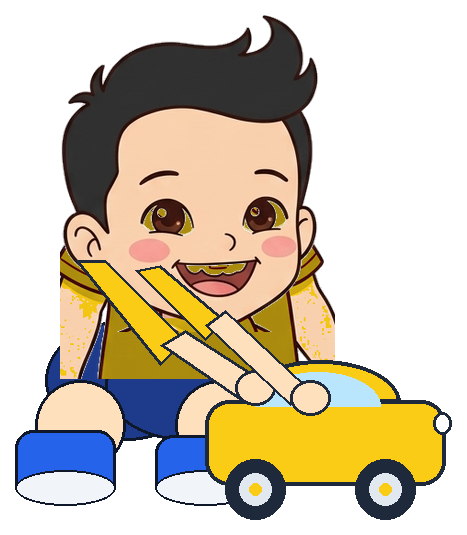
#> input picture test_crouched_levi.png, 467 x 535 px
$ python -i build_family_release_v3.py   (imports and definitions only)
#> lines starting #> are read from the running program, lines starting #| are printed output that depends on the picture
"""Reproducible build of the family-expansion release v3.

Reads the approved batch state at
``design/2026-10-01-family-expansion/family-batch-54.json`` (relative to the
workspace root, which is the Clawpilot folder that contains the repository),
normalises each downloaded candidate PNG (alpha<=2 to 0, alpha>=250 to 255,
crop to alpha bbox, add eight transparent pixels on every side, no RGB or
geometric change), writes 53 primary runtime PNGs under ``assets/sprites/`` and
seven byte-identical ``_standing.png`` anchor aliases for the standalone
reference identities, and emits ``config/family_release_v3.json`` as the
provenance manifest.

The job ``paternal_grandpa_seated_storytelling_r01`` (state
``submission_uncertain``) is explicitly excluded. Original candidate files are
not modified. The script is idempotent: re-running produces identical bytes.
"""

from __future__ import annotations

import hashlib
import io
import json
from dataclasses import dataclass
from pathlib import Path
from typing import Dict, List, Optional, Tuple

from PIL import Image

REPO = Path(__file__).resolve().parents[1]
WORKSPACE = REPO.parent
BATCH_PATH = WORKSPACE / "design" / "2026-10-01-family-expansion" / "family-batch-54.json"
MANIFEST_PATH = REPO / "config" / "family_release_v3.json"
SPRITES_DIR = REPO / "assets" / "sprites"

# Config character id used as the runtime filename / id for each batch character id.
# Keeps compatibility with ``config/characters.json`` and avoids inventing new IDs
# that would silently drift from the project character catalog.
RUNTIME_ID_FOR_BATCH_ID: Dict[str, str] = {
    "paternal_grandpa": "paternal_grandpa",
    "paternal_grandma": "paternal_grandma",
    "maternal_grandpa": "maternal_grandpa",
    "maternal_grandma": "maternal_grandma",
    "auntie": "aunt_sister",
    "cousin_ryan": "cousin_ryan",
    "cousin_ben": "cousin_younger",
    # Twin kids appear only as contact participants (not as standalone jobs).
    "levi": "levi",
    "luca": "luca",
    # Already-existing adults participate in contacts.
    "mom": "mom",
    "dad": "dad",
}

# Scale class per runtime id. Drives render_service base-height selection
# and prevents misclassifying new adult-coded relatives as toddlers.
SCALE_CLASS: Dict[str, str] = {
    "mom": "adult",
    "dad": "adult",
    "paternal_grandpa": "adult",
    "paternal_grandma": "adult",
    "maternal_grandpa": "adult",
    "maternal_grandma": "adult",
    "aunt_sister": "adult",
    "cousin_ryan": "older_child",
    "cousin_younger": "toddler",
    "levi": "toddler",
    "luca": "toddler",
}

# Human-readable pose labels for new poses used in the characters router and
# the asset portal. Existing labels in app/routers/characters.py stay authoritative;
# this dict only covers the new vocabulary introduced by this release.
POSE_LABELS: Dict[str, str] = {
    "standing": "🧍 Standing Reference",
    "waving": "👋 Waving Hello",
    "seated_storytelling": "📖 Seated Storytelling",
    "offering_food_or_gift": "🎁 Offering Food / Gift",
    "crouching_to_talk": "🧎 Crouching to Talk",
    "playing_helping": "🧸 Playing & Helping",
    "showing_toy": "🎲 Showing a Toy",
    "passing_toy": "🤝 Passing a Toy",
    "sitting_playing": "🧘 Sitting & Playing",
    "listening_crouched": "🧎 Listening (Crouched)",
    "reading_book": "📚 Reading a Book",
    "offering_object": "🤲 Offering an Object",
    "open_handed_explaining": "🗣️ Open-Handed Explaining",
    "comforting_open_arms": "🤗 Comforting Open Arms",
    "walking": "🚶 Walking",
    "hug": "🤗 Shared Hug",
    "handholding": "🤝 Holding Hands",
    "carrying_child": "👶 Carrying Child",
}

ACTION_LABELS: Dict[str, str] = {
    "hug": "Hug",
    "handholding": "Hand-holding",
    "carrying_child": "Adult Carrying Child",
}


@dataclass
class NormalizationResult:
    runtime_path: str
    sha256: str
    size: Tuple[int, int]
    processing: Dict[str, object]


def _sha256(path: Path) -> str:
    return hashlib.sha256(path.read_bytes()).hexdigest()


def _normalize_png(source: Path, destination: Path) -> NormalizationResult:
    """Apply the sprite-release alpha normalization and padding convention.

    Mirrors the artwork_release_v1 production processing:
    alpha<=2 -> 0, alpha>=250 -> 255, no RGB changes, crop to alpha bbox,
    then add eight fully transparent pixels on every side.
    """
#> called with source = '../test_crouched_levi.png', destination = 'out.png'
    with Image.open(source) as image:
#> image is the input picture: PIL image 467x535 RGBA; mean R, G, B, A 87.4, 76.7, 56.1, 135
        if image.mode != "RGBA":
            image = image.convert("RGBA")
        else:
            # Force a fresh copy so getdata/putdata operate on an unlocked image.
            image = image.copy()

        alpha = image.getchannel("A")
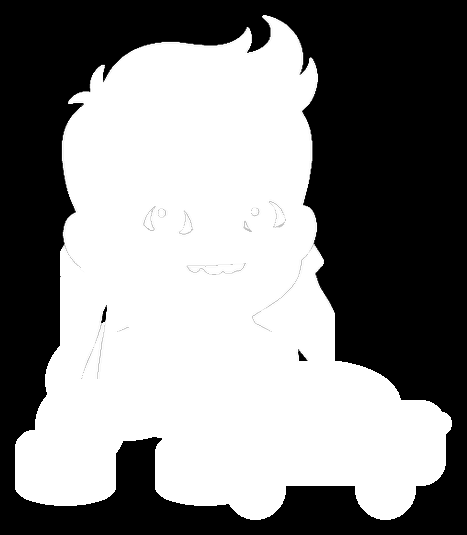
#> alpha: PIL image 467x535 L; min 0, max 255, mean 135
        histogram = alpha.histogram()
#> histogram = 256 values, max 129040 at index 255, min 0 at index 72, mean 976
        le_2 = sum(histogram[: 2 + 1])
#> le_2 = 116839
        ge_250 = sum(histogram[250:])
#> ge_250 = 130366
        normalized_alpha = alpha.point(lambda a: 0 if a <= 2 else (255 if a >= 250 else a))
        image.putalpha(normalized_alpha)

        bbox = normalized_alpha.getbbox()
#> bbox = (15, 15, 452, 520)
        if bbox is None:
            raise ValueError(f"Normalized alpha has no opaque pixels: {source}")
        cropped = image.crop(bbox)
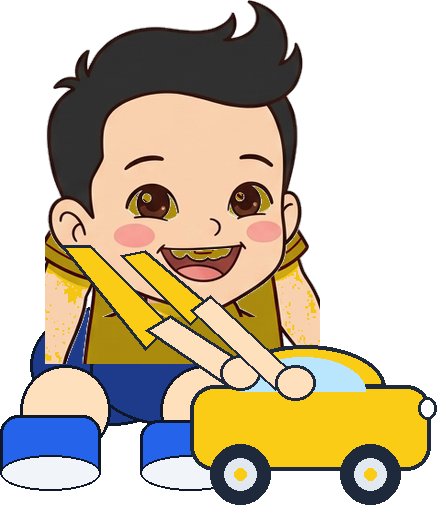
#> cropped: PIL image 437x505 RGBA; mean R, G, B, A 98.9, 86.8, 63.6, 152.8; transparent parts drawn white
        padded = Image.new("RGBA", (cropped.width + 16, cropped.height + 16), (0, 0, 0, 0))
#> padded: PIL image 453x521 RGBA; every value is 0
        padded.paste(cropped, (8, 8))
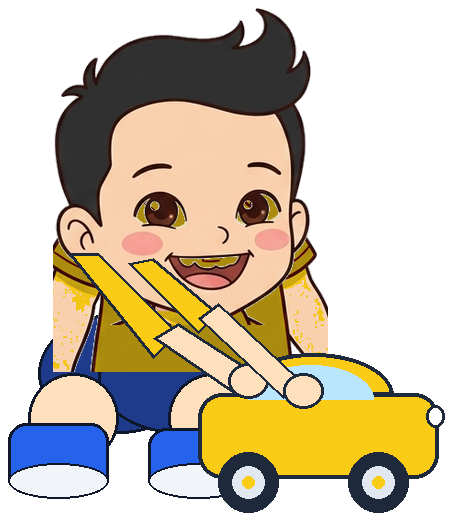
#> padded: PIL image 453x521 RGBA; mean R, G, B, A 92.5, 81.1, 59.4, 142.9; transparent parts drawn white

#> (the run stopped early here; a loop or call above may not have finished)

$ run again, on test_levi_toy_car.png
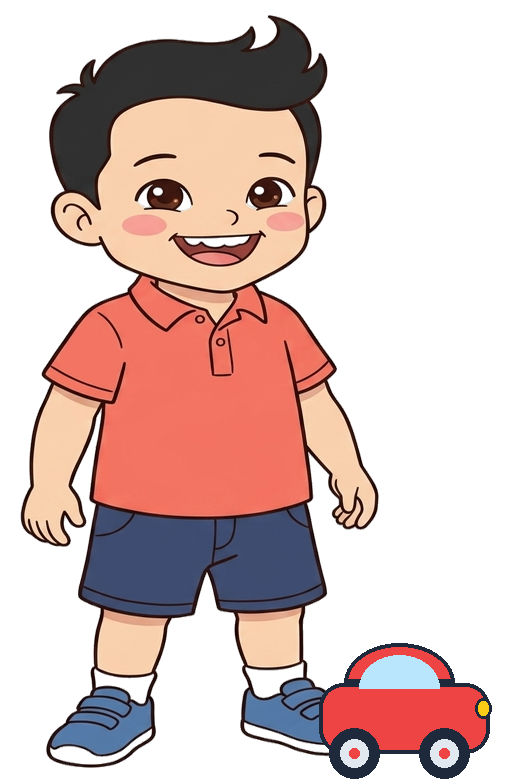
#> input picture test_levi_toy_car.png, 519 x 783 px
#> in _normalize_png, image is the input picture: PIL image 519x783 RGBA; mean R, G, B, A 75.6, 52.3, 48.7, 114
#> in _normalize_png, `alpha = image.getchannel("A")`:
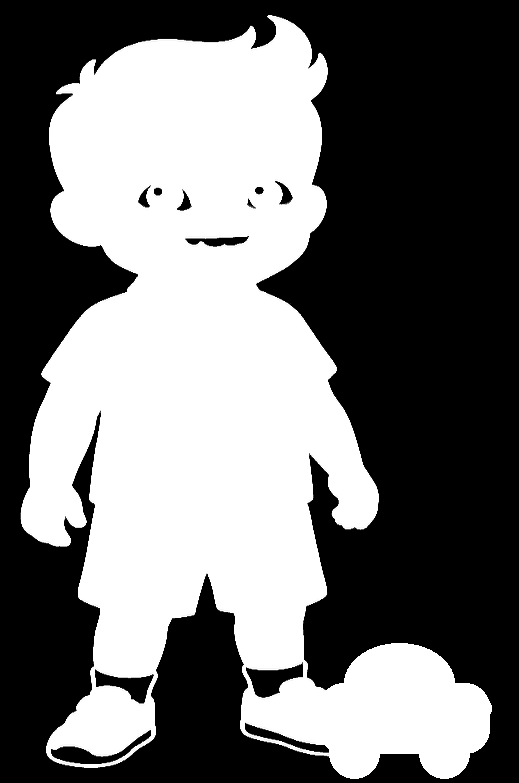
#> alpha: PIL image 519x783 L; min 0, max 255, mean 114
#> histogram = 256 values, max 222675 at index 0, min 0 at index 72, mean 1587.4
#> le_2 = 222937
#> ge_250 = 179422
#> bbox = (20, 15, 492, 779)
#> in _normalize_png, `padded.paste(cropped, (8, 8))`:
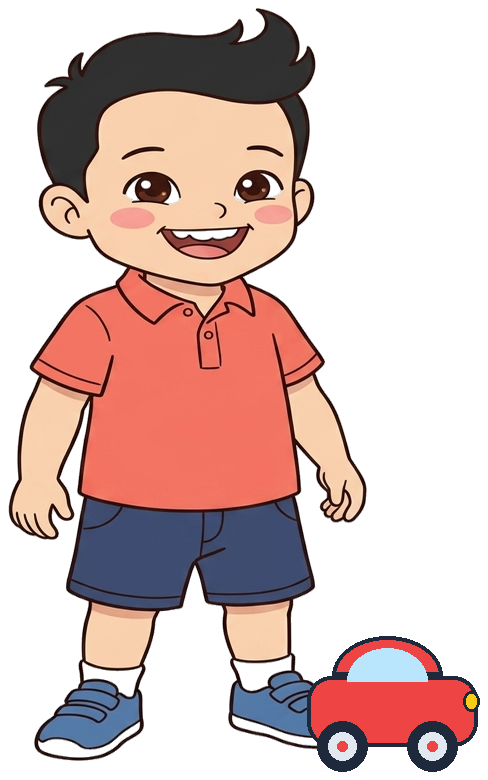
#> padded: PIL image 488x780 RGBA; mean R, G, B, A 80.7, 55.8, 52, 121.7; transparent parts drawn white
